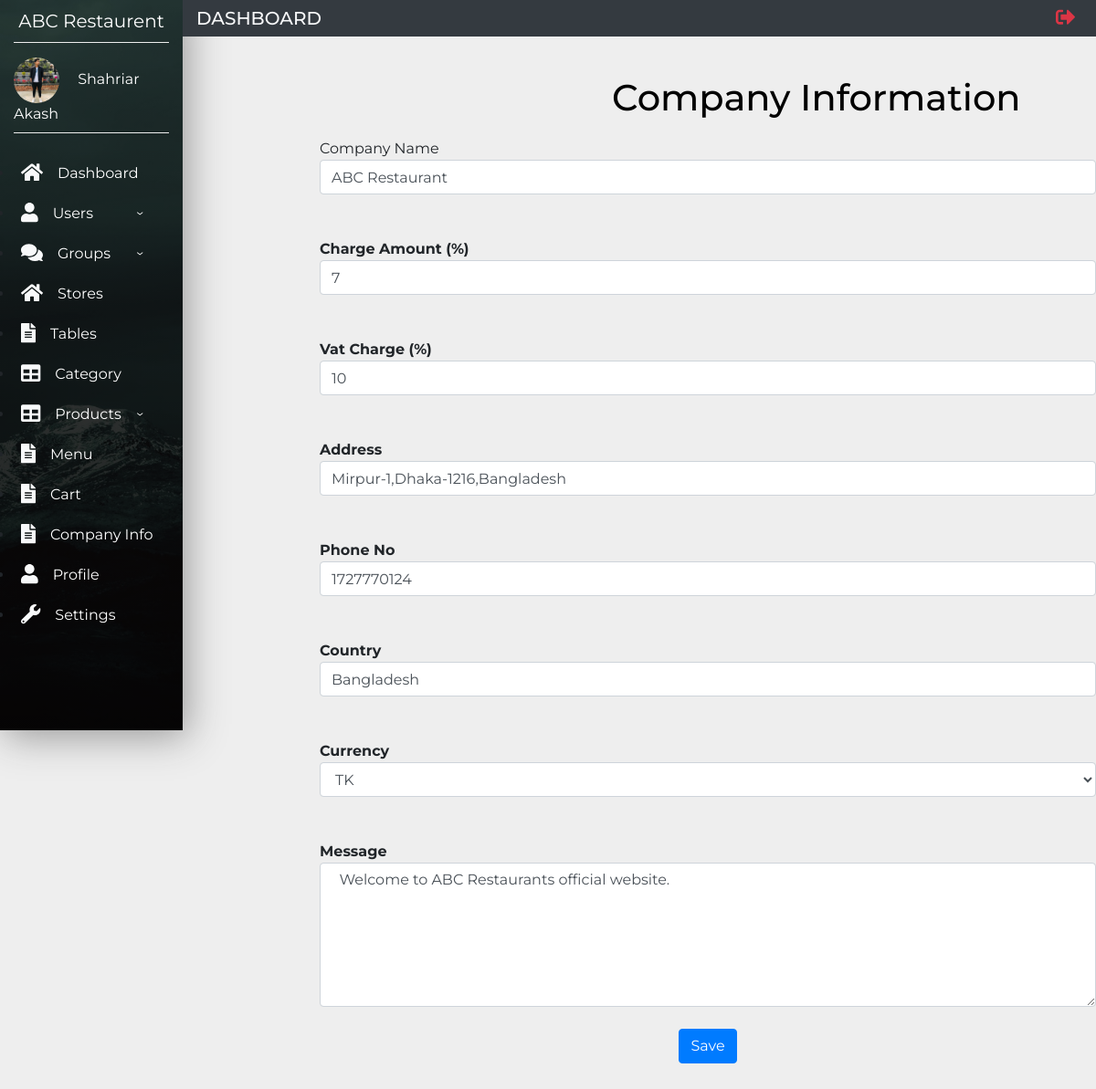
The page /views/companyinfo.php (signed in) on the database its author committed.
### tables this page shows
CREATE TABLE `userinfo` (
  `userid` int(11) NOT NULL,
  `firstName` varchar(80) NOT NULL,
  `lastName` varchar(80) DEFAULT NULL,
  `email` varchar(80) NOT NULL,
  `password` varchar(80) NOT NULL,
  `groupId` int(11) NOT NULL,
  `gender` varchar(20) NOT NULL,
  `phoneNo` int(11) NOT NULL
);

CREATE TABLE `companyinfo` (
  `cId` int(11) NOT NULL,
  `cName` varchar(50) NOT NULL,
  `chargeAmount` float NOT NULL,
  `vatCharge` float NOT NULL,
  `cAddress` varchar(100) NOT NULL,
  `cphoneNo` int(11) NOT NULL,
  `country` varchar(50) NOT NULL,
  `currency` varchar(50) NOT NULL,
  `message` varchar(500) NOT NULL
);

### models/database.php (called while the page is built, shortened)
<?php
	$serverName="localhost";
	$username="root";
	$password="";
	$db_name="wt_project";
	function get($query)
	{
		$data=array();
		global $serverName,$username,$password,$db_name;
		$conn=mysqli_connect($serverName,$username,$password,$db_name);
		$result=mysqli_query($conn,$query);
		if(mysqli_num_rows($result) > 0)
		{
			while($row=mysqli_fetch_assoc($result))
			{
				$entity=array();
				foreach($row as $k=>$v)
				{
					$entity[$k]=$row[$k];
				}
				$data[]=$entity;
			}
		}
		return $data;
	}
?>

### controllers/companyinfoController.php (called while the page is built, shortened)
<?php
    include_once '../models/database.php';
    function getComInfo()
    {
        $query="SELECT * FROM companyinfo";
        $com=get($query);
        return $com;
    }
?>

### views/companyinfo.php (the view, shortened to what this page needs)
<?php include_once('Main.php');
    include_once '../controllers/companyinfoController.php';
    $cinfos=getComInfo();
    $name="";
    $amount="";
    $vat="";
    $address="";
    $number="";
    $country="";
    $currency="";
    $message="";
    foreach($cinfos as $cinfo)
    {
        $name=$cinfo["cName"];
        $amount=$cinfo["chargeAmount"];
        $vat=$cinfo["vatCharge"];
        $address=$cinfo["cAddress"];
        $number=$cinfo["cphoneNo"];
        $country=$cinfo["country"];
        $currency=$cinfo["currency"];
        $message=$cinfo["message"];
    }
?>
<div class="companyinfo">
    <h1 class="companyh1"> Company Information</h1>
<div>
<form onsubmit="return valid()" action="../controllers/companyinfoController.php" method="post">
    Company Name <br> <input class="form form-control" type="text" name="cname" id="cname" value="<?php echo "$name"; ?>"> <br><span class="text-danger font-weight-bold" id="err_cname"></span> <br>
	<b>Charge Amount (%)</b> <br>
    <input class="form form-control" type="text" name="amount" id="amountId" value="<?php echo $amount;?>"> <br>
    <span class="text-danger font-weight-bold" id="err_amount"></span><br>
    <b>Vat Charge (%)</b> <br>
    <input class="form form-control" type="text" name="vat" id="vatId" value="<?php echo $vat; ?>" > <br>
    <span class="text-danger font-weight-bold" id="err_vat"></span><br>
    <b>Address </b><br><input class="form form-control" type="text" name="address" id="address" value="<?php echo $address; ?>"> <br>
    <span class="text-danger font-weight-bold" id="err_add"></span> <br>
    <b>Phone No </b><br> <input class="form form-control" type="text" name="phnNumber" id="phnNumber" value="<?php echo $number; ?>"> <br>
    <span class="text-danger font-weight-bold" id="err_num"></span><br>
    <b>Country</b><br> <input class="form form-control"  type="text" name="country" id="country" value="<?php echo $country; ?>"> <br>
    <span class="text-danger font-weight-bold" id="err_cun"></span><br>
    <b> Currency </b> <br>
    <select  class="form form-control" class="currency" name="currency" id="currency"  > <br> <br>
        <option  selected> <?php echo $currency; ?></option>
    </select>
    <br><span class="text-danger font-weight-bold" id="err_curr"></span><br>
    <b>Message</b>   <br>  <textarea class="form form-control" name="message" rows="6" cols="64"> <?php echo $message; ?> </textarea> <br>
    <div align="center"><span><input class="btn btn-primary" type="submit" name="save" value="Save"></span></div><br><br> <br>
</form>
</div>
</div>
<?php include_once('Adminfooter.php') ?>

### views/Main.php (shortened to what this page needs)
<?php
    include_once '../models/database.php';
    $id=$_COOKIE['name'];
    function GetUser($id)
    {
        $query="SELECT * FROM userinfo WHERE userId=$id";
        $user=get($query);
        return $user[0];
    }
    $user=GetUser($id);
    $userName=$user["firstName"].' '.$user["lastName"];
?>
<!doctype html>
<html lang="en">
<head>
    <link rel="stylesheet" href="https://stackpath.bootstrapcdn.com/bootstrap/4.1.1/css/bootstrap.min.css"
>
    <link rel="stylesheet" href="styles/Adduser.css">
    <link rel="stylesheet" href="styles/companyinfo.css">
    <link rel="stylesheet" href="styles/profile.css">
    <link rel="stylesheet" href="styles/setting.css">
    <link rel="stylesheet" href="styles/style.css">
    <link rel="stylesheet" href="styles/Addproduct.css">
    <link rel="stylesheet" href="styles/AddGroup.css">
    <link rel="stylesheet" href="styles/ManageGroup.css">
    <link rel="stylesheet" href="styles/ManageUser.css">
    <link rel="stylesheet" href="styles/store.css">
</head>
<body>
    <nav class="navbar navbar-expand-md navbar-light">
        <div class="collapse navbar-collapse" id="myNavbar">
            <div class="container-fluid">
                <div class="row">
                    <div class="col-xl-2 col-lg-3 col-md-4 sidebar fixed-top">
                        <a href="#"
                            class="navbar-brand text-white d-block mx-auto text-center py-2 mb-3 bottom-border">ABC
                            Restaurent</a>
                        <div class="bottom-border pb-2">
                            <img src="images/admin.jpg" width="50" class="rounded-circle mr-3">
                            <span class="text-white">
                            <?php
                                echo $userName;
                            ?>
                            </span>
                        </div>
                        <ul class="menu-ul flex-column mt-4">
                            <li class="nav-item"><a href="Dashboard.php" class="nav-link text-white p-2 mb-1 sidebar-link"><i
                                        class="fas fa-home text-light fa-lg mr-3"></i>Dashboard</a></li>
                            <li id="user-nav"><a href="#" class="nav-link text-white p-2 mb-1 sidebar-link ">
                              <i class="fas fa-user text-light fa-lg mr-3"></i>Users</a>
                            </li>
                            <li id="Group-nav"><a href="#" class="nav-link text-white p-2 mb-1 sidebar-link"><i
                                    class="fas fa-comments text-light fa-lg mr-3"></i>Groups</a>
                            </li>
                            <li class="nav-item"><a href="store.php" class="nav-link text-white p-2 mb-1 sidebar-link"><i
                                        class="fas fa-home text-light fa-lg mr-3"></i>Stores</a></li>
                            <li class="nav-item"><a href="tables.php" class="nav-link text-white p-2 mb-1 sidebar-link"><i
                                        class="fas fa-file-alt text-light fa-lg mr-3"></i>Tables</a></li>
                            <li class="nav-item"><a href="category.php" class="nav-link text-white p-2 mb-1 sidebar-link"><i
                                        class="fas fa-table text-light fa-lg mr-3"></i>Category</a></li>
                            <li id="product-nav"><a href="#" class="nav-link text-white p-2 mb-1 sidebar-link"><i
                                        class="fas fa-table text-light fa-lg mr-3"></i>Products</a>
                            <li class="nav-item"><a href="menu.php" class="nav-link text-white p-2 mb-1 sidebar-link"><i
                                        class="fas fa-file-alt text-light fa-lg mr-3"></i>Menu</a></li>
                            <li class="nav-item"><a href="cart.php" class="nav-link text-white p-2 mb-1 sidebar-link"><i
                                        class="fas fa-file-alt text-light fa-lg mr-3"></i>Cart</a></li>
                            <li class="nav-item"><a href="companyinfo.php" class="nav-link text-white p-2 mb-1 sidebar-link"><i
                                        class="fas fa-file-alt text-light fa-lg mr-3"></i>Company Info</a></li>
                            <li class="nav-item"><a href="profile.php?id=<?php echo $id; ?>" class="nav-link text-white p-2 mb-1 sidebar-link"><i
                                        class="fas fa-user text-light fa-lg mr-3"></i>Profile</a></li>
                            <li class="nav-item"><a href="setting.php?id=<?php echo $id; ?>" class="nav-link text-white p-2 mb-1 sidebar-link"><i
                                        class="fas fa-wrench text-light fa-lg mr-3"></i>Settings</a></li>
                        </ul>
                    </div>
                    <div class="col-xl-10 col-lg-9 col-md-8 ml-auto bg-dark fixed-top py-0 top-navbar">
                        <div class="row align-items-center">
                            <div class="col-md-4">
                                <h5 class="text-light text-uppercase mb-0">Dashboard</h5>
                            </div>
                            <div class="col-md-5">
                            </div>
                            <div class="col-md-3">
                                <ul class="navbar-nav">
                                    <li class="nav-item ml-md-auto"><a href="#" class="nav-link" data-toggle="modal" data-target="#sign-out"><i class="fas fa-sign-out-alt text-danger fa-lg"></i></a></li>
                  </ul>
                </div>
              </div>
            </div>
          </div>
        </div>
      </div>
    </nav>

### views/styles/companyinfo.css (style rules this page uses)
.companyinfo { padding-left: 350px; padding-top: 65px; }
.companyh1 { margin-top: 2px;; margin-left: 320px; margin-bottom:20px; color: black; }

### views/styles/style.css (style rules this page uses)
body { font-family: 'Montserrat', sans-serif; background-color: #eee; }
.sidebar { height: 100vh; background: linear-gradient(rgba(0, 0, 0, .7), rgba(0, 0, 0, .9)), url(../images/img1.jpeg); background-position: center; background-repeat: no-repeat; background-size: cover; box-shadow: 5px 7px 40px #999; }
.menu-ul { margin-left: -40px; }
.bottom-border { border-bottom: 1px groove #eee; }
.sidebar-link { transition: all .4s; }

### rows shown on the page
userinfo: userName "Shahriar Akash"
companyinfo: cname "ABC Restaurant", amount "7", vat "10", address "Mirpur-1,Dhaka-1216,Bangladesh", phnNumber "1727770124", country "Bangladesh", currency "TK", message "Welcome to ABC Restaurants official website."
